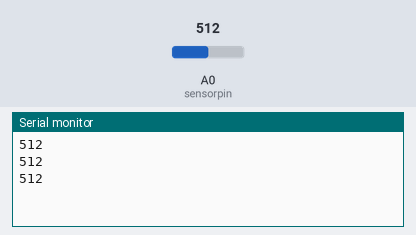
A sketch run on a simulated Arduino Uno, built with avr-gcc and run on an emulated ATmega328P. Parts: the last lines printed to the serial monitor. The inputs (shaded band) are chosen by the test bench; at power-on: A0 (sensorpin) = 512.

Above: at 1.3 s.
1.4 s: A0 (sensorpin) set to 716
At 1.9 s:
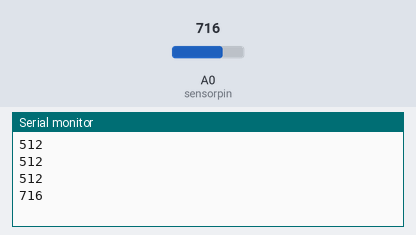
2.9 s: A0 (sensorpin) set to 900
At 3.4 s:
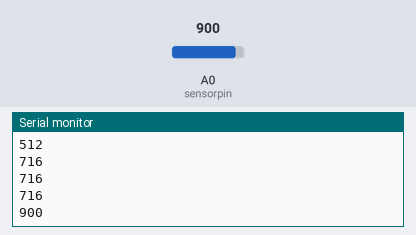
Timing chart, 0 to 5.9 s (numbered marks = the images above; inputs shaded):
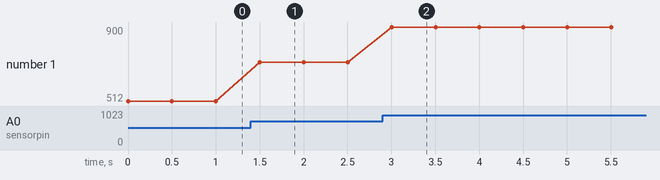

Measured:
- after the input at 1.4 s, the serial monitor: prints a new line after 0.10 s (image 1)
- after the input at 2.9 s, the serial monitor: prints a new line after 0.10 s (image 2)
- plotted number 1: 512 → 716 after the input at 1.4 s, 716 → 900 after the input at 2.9 s

The sketch:

piezo_electric_sensor.ino
```cpp
#define sensorpin A0 // analog pin 0

void setup() {
 Serial.begin(9600);

}

void loop() {
int a=analogRead(sensorpin);
Serial.println(a);
delay(500);

}
```
